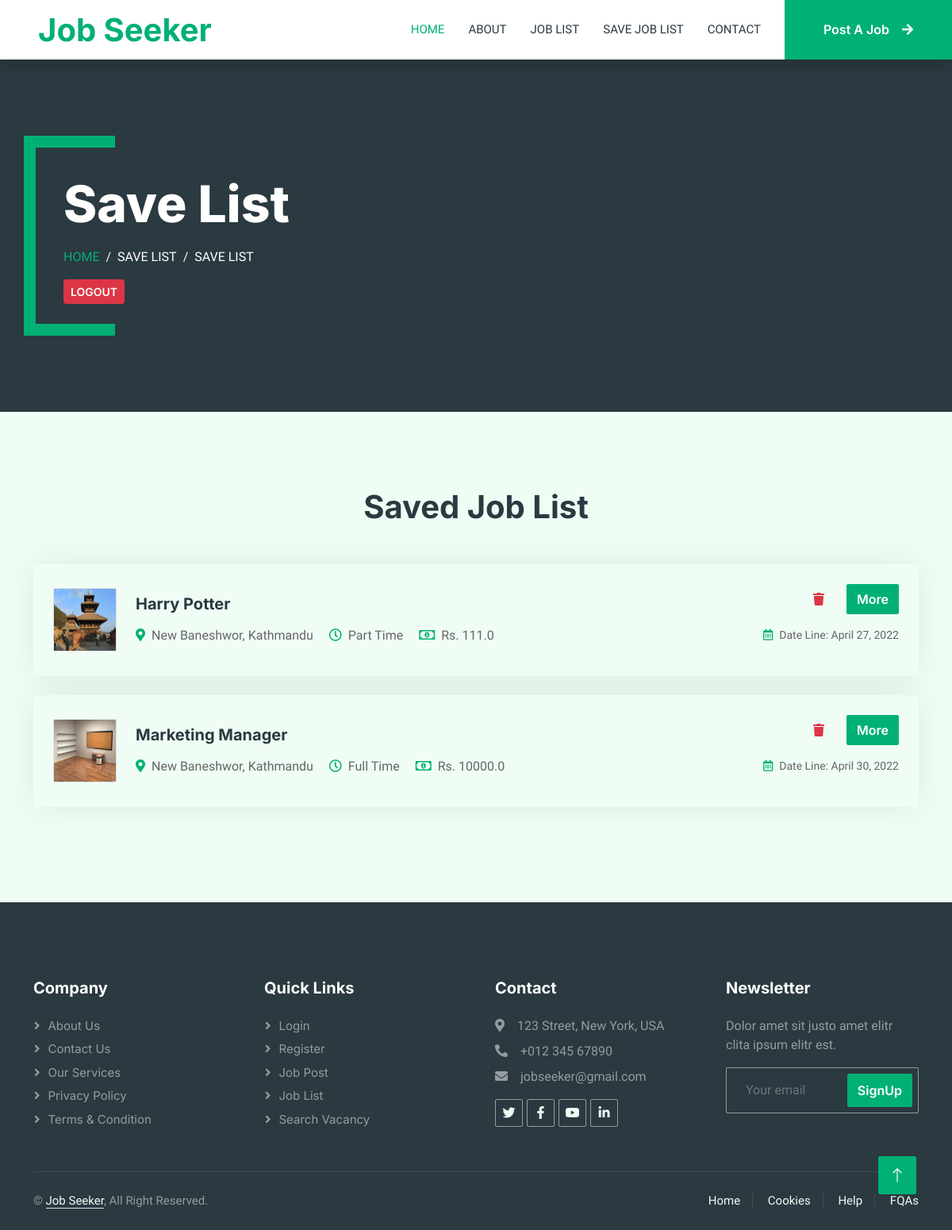
The app's page /favouriteList/ (signed in) with its own data.
### findingJob/models.py (models this page shows, shortened)
class jobdetail(models.Model):
    jobNature = (
        ('Part Time', 'Part Time'),
        ('Full Time', 'Full Time'),
    )
    user = models.ForeignKey(User, on_delete=models.CASCADE, null=True)
    title = models.CharField(max_length=200, null=True)
    location = models.CharField(max_length=200, null=True)
    type = models.CharField(max_length=200, null=True, choices=jobNature)
    salary = models.FloatField(max_length=200, null=True)
    description = models.TextField()
    responsibility = models.TextField()
    qualification = models.TextField()
    published_date = models.DateField(max_length=200, null=True)
    deadline_date = models.DateField(max_length=200, null=True)
    no_of_vaccinies = models.CharField(max_length=200, null=True)
    company_details = models.TextField()
    company_logo = models.ImageField(upload_to="company_logo", default="defaultlogo.png", null=True, blank=True)
    jobcategory = models.ForeignKey(JobCategory, on_delete=models.CASCADE, null=True, blank=True)
    favourites = models.ManyToManyField(User, related_name='favouritte', default=None, blank=True)

### findingJob/views.py (the view)
# urls.py: path('favouriteList/',views.favourite_list,name="favourite_list"),
@login_required(login_url='login')
def favourite_list(request):
    fav_list = jobdetail.objects.filter(favourites=request.user)
    return render(request, 'findingJob/favourites-list.html', {'fav_list': fav_list})

### findingJob/templates/findingJob/favourites-list.html (shortened to what this page needs)
{%  extends 'findingJob/main.html' %}
{% block content %}
{% load static %}
<div class="container-xxl py-5 bg-dark page-header mb-5">
    <div class="container my-5 pt-5 pb-4">
        <h1 class="display-3 text-white mb-3 animated slideInDown">Save List</h1>
        <nav aria-label="breadcrumb">
            <ol class="breadcrumb text-uppercase">
                <li class="breadcrumb-item"><a href="/">Home</a></li>
                <li class="breadcrumb-item text-white active" aria-current="page">Save List</li>
                <li class="breadcrumb-item text-white active" aria-current="page">Save List</li>
            </ol>
             <ol class="breadcrumb text-uppercase">
                  <li class="breadcrumb-item text-white active" aria-current="page">
                    <span><a class="btn btn-sm btn-danger" href="{% url 'logout' %}">Logout</a>
                               </span>
                </li>
            </ol>
        </nav>
    </div>
</div>
<div class="container-xxl py-5 ">
    <div class="container" id="myBtnContainer">
        <h1 class="text-center mb-5 wow fadeInUp" data-wow-delay="0.1s"> Saved Job List</h1>
        <div class="tab-class text-center wow fadeInUp" data-wow-delay="0.3s">
            {% for fav_list in fav_list %}
            <div id="tab-2" class="tab-pane fade show p-0 tab-content active parttime">
                <div class="job-item p-4 mb-4">
                    <div class="row g-4">
                        <div class="col-sm-12 col-md-8 d-flex align-items-center">
                            <img class="flex-shrink-0 img-fluid border rounded"
                                 src="/img/{{fav_list.company_logo}}" alt="logo"
                                 style="width: 80px; height: 80px;">
                            <div class="text-start ps-4">
                                <h5 class="mb-3">{{ fav_list.title }}</h5>
                                <span class="text-truncate me-3"><i
                                        class="fa fa-map-marker-alt text-primary me-2"></i>{{ fav_list.location }}</span>
                                <span class="text-truncate me-3"><i class="far fa-clock text-primary me-2"></i>{{ fav_list.type }}</span>
                                <span class="text-truncate me-0"><i
                                        class="far fa-money-bill-alt text-primary me-2"></i>Rs. {{ fav_list.salary }}</span>
                            </div>
                        </div>
                        <div class="col-sm-12 col-md-4 d-flex flex-column align-items-start align-items-md-end justify-content-center">
                            <div class="d-flex mb-3">
                                <a class="btn btn-light btn-square me-3" href="{% url 'favourite_add' fav_list.id %}"><i
                                        class="fa fa-trash text-danger"></i></a>
                                <a class="btn btn-primary" href="/jobDetail/{{fav_list.id}}">More</a>
                            </div>
                            <small class="text-truncate"><i class="far fa-calendar-alt text-primary me-2"></i>Date
                                Line: {{ fav_list.deadline_date }}</small>
                        </div>
                    </div>
                </div>
            </div>
            {% endfor %}
        </div>
    </div>
</div>
{% endblock %}

### findingJob/templates/findingJob/main.html (shortened to what this page needs)
<!DOCTYPE html>
{% load static %}
<html lang="en">
<head>
    <link href="https://cdnjs.cloudflare.com/ajax/libs/font-awesome/5.10.0/css/all.min.css" rel="stylesheet">
    <link href="https://cdn.jsdelivr.net/npm/bootstrap-icons@1.4.1/font/bootstrap-icons.css" rel="stylesheet">
    <link href="{% static 'lib/animate/animate.min.css' %}" rel="stylesheet">
    <link href="{% static 'lib/owlcarousel/assets/owl.carousel.min.css' %}" rel="stylesheet">
    <link href="{% static 'css/bootstrap.min.css' %}" rel="stylesheet">
    <link href="{% static 'css/style.css' %}" rel="stylesheet">
</head>
<body id="top" >
{% include 'findingJob/navbar.html'%}
{% block content %}
{% endblock %}
{% include 'findingJob/footer.html'%}
        <a href="#" class="btn btn-lg btn-primary btn-lg-square back-to-top"><i class="bi bi-arrow-up"></i></a>
</body>
</html>

### findingJob/templates/findingJob/navbar.html (shortened to what this page needs)
<!DOCTYPE html>
<html lang="en">
<head>
</head>
<body>
        <nav class="navbar navbar-expand-lg bg-white navbar-light shadow sticky-top p-0">
            <a href="{%url 'home' %}" class="navbar-brand d-flex align-items-center text-center py-0 px-4 px-lg-5">
                <h1 class="m-0 text-primary">Job Seeker</h1>
            </a>
            <div class="collapse navbar-collapse" id="navbarCollapse">
                <div class="navbar-nav ms-auto p-4 p-lg-0">
                    <a href="{%url 'home' %}" class="nav-item nav-link active">Home</a>
                    <a href="{%url 'about' %}" class="nav-item nav-link">About</a>
                      <a href="{%url 'jobList' %}" class="nav-item nav-link">Job List</a>
                      <a href="{%url 'favourite_list' %}" class="nav-item nav-link">Save Job List</a>
                    <a href="{%url 'contact' %}" class="nav-item nav-link">Contact</a>
                </div>
                <a href="{%url 'jobPost' %}" class="btn btn-primary rounded-0 py-4 px-lg-5 d-block d-lg-block">Post A Job<i class="fa fa-arrow-right ms-3"></i></a>
            </div>
        </nav>
</body>
</html>

### findingJob/templates/findingJob/footer.html
<div class="container-fluid bg-dark text-white-50 footer pt-5 mt-5 wow fadeIn" data-wow-delay="0.1s">
    <div class="container py-5">
        <div class="row g-5">
            <div class="col-lg-3 col-md-6">
                <h5 class="text-white mb-4">Company</h5>
                <a class="btn btn-link text-white-50" href="{% url 'about' %}">About Us</a>
                <a class="btn btn-link text-white-50" href="{% url 'contact' %}">Contact Us</a>
                <a class="btn btn-link text-white-50" href="#">Our Services</a>
                <a class="btn btn-link text-white-50" href="{% url 'PrivacyPolicy' %}">Privacy Policy</a>
                <a class="btn btn-link text-white-50" href="{% url 'termandcondition' %}">Terms & Condition</a>
            </div>
            <div class="col-lg-3 col-md-6">
                <h5 class="text-white mb-4">Quick Links</h5>
                <a class="btn btn-link text-white-50" href="{% url 'login' %}">Login</a>
                <a class="btn btn-link text-white-50" href="{% url 'register' %}">Register</a>
                <a class="btn btn-link text-white-50" href="{% url 'jobPost' %}">Job Post</a>
                <a class="btn btn-link text-white-50" href="{% url 'jobList' %}">Job List</a>
                <a class="btn btn-link text-white-50" href="{% url 'home' %}">Search Vacancy</a>
            </div>
            <div class="col-lg-3 col-md-6">
                <h5 class="text-white mb-4">Contact</h5>
                <p class="mb-2"><i class="fa fa-map-marker-alt me-3"></i>123 Street, New York, USA</p>
                <p class="mb-2"><i class="fa fa-phone-alt me-3"></i>+012 345 67890</p>
                <p class="mb-2"><i class="fa fa-envelope me-3"></i>jobseeker@gmail.com</p>
                <div class="d-flex pt-2">
                    <a class="btn btn-outline-light btn-social" href="https://twitter.com/"><i class="fab fa-twitter"></i></a>
                    <a class="btn btn-outline-light btn-social" href="https://facebook.com/"><i class="fab fa-facebook-f"></i></a>
                    <a class="btn btn-outline-light btn-social" href="https://youtube.com/"><i class="fab fa-youtube"></i></a>
                    <a class="btn btn-outline-light btn-social" href="https://www.linkedin.com/"><i class="fab fa-linkedin-in"></i></a>
                </div>
            </div>
            <div class="col-lg-3 col-md-6">
                <h5 class="text-white mb-4">Newsletter</h5>
                <p>Dolor amet sit justo amet elitr clita ipsum elitr est.</p>
                <div class="position-relative mx-auto" style="max-width: 400px;">
                    <input class="form-control bg-transparent w-100 py-3 ps-4 pe-5" type="text"
                           placeholder="Your email">
                    <button type="button" class="btn btn-primary py-2 position-absolute top-0 end-0 mt-2 me-2">SignUp
                    </button>
                </div>
            </div>
        </div>
    </div>
    <div class="container">
        <div class="copyright">
            <div class="row">
                <div class="col-md-6 text-center text-md-start mb-3 mb-md-0">
                    &copy; <a class="border-bottom" href="/">Job Seeker</a>, All Right Reserved.
                </div>
                <div class="col-md-6 text-center text-md-end">
                    <div class="footer-menu">
                        <a href="{%url 'home' %}">Home</a>
                        <a href="{%url 'Cookies' %}">Cookies</a>
                        <a href="#">Help</a>
                        <a href="#">FQAs</a>
                    </div>
                </div>
            </div>
        </div>
    </div>
</div>

### static/css/style.css (style rules this page uses)
:root { --primary: #00B074; --secondary: #2B9BFF; --light: #EFFDF5; --dark: #2B3940; }
.back-to-top { position: fixed; display: none; right: 45px; bottom: 45px; z-index: 99; }
.btn { font-family: 'Inter', sans-serif; font-weight: 600; transition: .5s; }
.btn.btn-primary, .btn.btn-secondary { color: #FFFFFF; }
.btn-square { width: 38px; height: 38px; }
.btn-lg-square { width: 48px; height: 48px; }
.btn-square, .btn-sm-square, .btn-lg-square { padding: 0; display: flex; align-items: center; justify-content: center; font-weight: normal; border-radius: 2px; }
.navbar-dark .navbar-nav .nav-link, .navbar-light .navbar-nav .nav-link { margin-right: 30px; padding: 25px 0; color: #FFFFFF; font-size: 15px; text-transform: uppercase; outline: none; }
.navbar-dark .navbar-nav .nav-link:hover, .navbar-dark .navbar-nav .nav-link.active, .navbar-light .navbar-nav .nav-link:hover, .navbar-light .navbar-nav .nav-link.active { color: var(--primary); }
.navbar-light .navbar-brand, .navbar-light a.btn { height: 75px; }
.navbar-light .navbar-nav .nav-link { color: var(--dark); font-weight: 500; }
.navbar-light.sticky-top { top: -100px; transition: .5s; }
.header-carousel .container, .page-header .container { position: relative; padding: 45px 0 45px 35px; border-left: 15px solid var(--primary); }
.header-carousel .container::before, .header-carousel .container::after, .page-header .container::before, .page-header .container::after { position: absolute; content: ""; top: 0; left: 0; width: 100px; height: 15px; background: var(--primary); }
.header-carousel .container::after, .page-header .container::after { top: 100%; margin-top: -15px; }
.page-header { background: linear-gradient(rgba(43, 57, 64, .5), rgba(43, 57, 64, .5)); background-size: cover; }
.breadcrumb-item + .breadcrumb-item::before { color: var(--light); }
.job-item { border: 1px solid transparent; border-radius: 2px; box-shadow: 0 0 45px rgba(0, 0, 0, .08); transition: .5s; }
.footer .btn.btn-social { margin-right: 5px; width: 35px; height: 35px; display: flex; align-items: center; justify-content: center; color: var(--light); border: 1px solid rgba(255,255,255,0.5); border-radius: 2px; transition: .3s; }
.footer .btn.btn-link { display: block; margin-bottom: 5px; padding: 0; text-align: left; font-size: 15px; font-weight: normal; text-transform: capitalize; transition: .3s; }
.footer .btn.btn-link::before { position: relative; content: "\f105"; font-family: "Font Awesome 5 Free"; font-weight: 900; margin-right: 10px; }
.footer .form-control { border-color: rgba(255,255,255,0.5); }
.footer .copyright { padding: 25px 0; font-size: 15px; border-top: 1px solid rgba(256, 256, 256, .1); }
.footer .copyright a { color: var(--light); }
.footer .footer-menu a { margin-right: 15px; padding-right: 15px; border-right: 1px solid rgba(255, 255, 255, .1); }
.footer .footer-menu a:last-child { margin-right: 0; padding-right: 0; border-right: none; }

### records on screen
jobdetail: company_logo (picture), title "Harry Potter", location "New Baneshwor, Kathmandu", type "Part Time", salary "111.0", deadline_date "April 27, 2022"
jobdetail: company_logo (picture), title "Marketing Manager", location "New Baneshwor, Kathmandu", type "Full Time", salary "10000.0", deadline_date "April 30, 2022"
